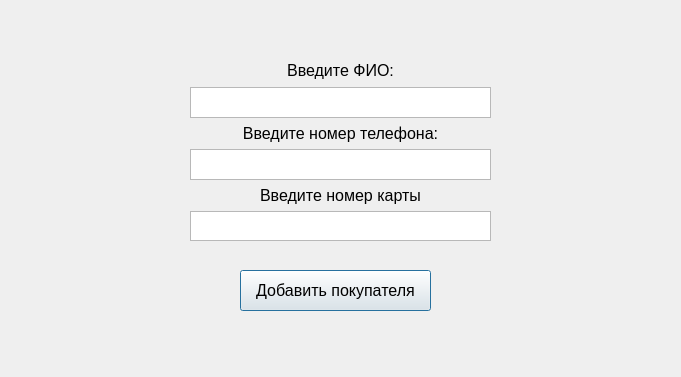
<?xml version="1.0" encoding="UTF-8"?>
<ui version="4.0">
 <class>newClient</class>
 <widget class="QDialog" name="newClient">
  <property name="geometry">
   <rect>
    <x>0</x>
    <y>0</y>
    <width>681</width>
    <height>377</height>
   </rect>
  </property>
  <property name="windowTitle">
   <string>Dialog</string>
  </property>
  <widget class="QPushButton" name="addBtn">
   <property name="geometry">
    <rect>
     <x>240</x>
     <y>270</y>
     <width>191</width>
     <height>41</height>
    </rect>
   </property>
   <property name="maximumSize">
    <size>
     <width>16777215</width>
     <height>41</height>
    </size>
   </property>
   <property name="font">
    <font>
     <pointsize>12</pointsize>
    </font>
   </property>
   <property name="text">
    <string>Добавить покупателя</string>
   </property>
  </widget>
  <widget class="QWidget" name="verticalLayoutWidget">
   <property name="geometry">
    <rect>
     <x>190</x>
     <y>60</y>
     <width>301</width>
     <height>181</height>
    </rect>
   </property>
   <property name="maximumSize">
    <size>
     <width>16777215</width>
     <height>181</height>
    </size>
   </property>
   <layout class="QVBoxLayout" name="verticalLayout">
    <item>
     <widget class="QLabel" name="label">
      <property name="font">
       <font>
        <pointsize>12</pointsize>
       </font>
      </property>
      <property name="text">
       <string>Введите ФИО:</string>
      </property>
      <property name="alignment">
       <set>Qt::AlignCenter</set>
      </property>
     </widget>
    </item>
    <item>
     <widget class="QTextBrowser" name="nameL">
      <property name="maximumSize">
       <size>
        <width>16777215</width>
        <height>31</height>
       </size>
      </property>
      <property name="font">
       <font>
        <pointsize>10</pointsize>
       </font>
      </property>
      <property name="verticalScrollBarPolicy">
       <enum>Qt::ScrollBarAlwaysOff</enum>
      </property>
      <property name="readOnly">
       <bool>false</bool>
      </property>
     </widget>
    </item>
    <item>
     <widget class="QLabel" name="label_5">
      <property name="maximumSize">
       <size>
        <width>16777215</width>
        <height>19</height>
       </size>
      </property>
      <property name="font">
       <font>
        <pointsize>12</pointsize>
       </font>
      </property>
      <property name="text">
       <string>Введите номер телефона:</string>
      </property>
      <property name="alignment">
       <set>Qt::AlignCenter</set>
      </property>
     </widget>
    </item>
    <item>
     <widget class="QTextBrowser" name="phoneL">
      <property name="maximumSize">
       <size>
        <width>16777215</width>
        <height>31</height>
       </size>
      </property>
      <property name="font">
       <font>
        <pointsize>9</pointsize>
       </font>
      </property>
      <property name="verticalScrollBarPolicy">
       <enum>Qt::ScrollBarAlwaysOff</enum>
      </property>
      <property name="readOnly">
       <bool>false</bool>
      </property>
     </widget>
    </item>
    <item>
     <widget class="QLabel" name="label_6">
      <property name="maximumSize">
       <size>
        <width>16777215</width>
        <height>19</height>
       </size>
      </property>
      <property name="font">
       <font>
        <pointsize>12</pointsize>
       </font>
      </property>
      <property name="text">
       <string>Введите номер карты</string>
      </property>
      <property name="alignment">
       <set>Qt::AlignCenter</set>
      </property>
     </widget>
    </item>
    <item>
     <widget class="QTextBrowser" name="cardL">
      <property name="maximumSize">
       <size>
        <width>16777215</width>
        <height>30</height>
       </size>
      </property>
      <property name="font">
       <font>
        <pointsize>10</pointsize>
       </font>
      </property>
      <property name="verticalScrollBarPolicy">
       <enum>Qt::ScrollBarAlwaysOff</enum>
      </property>
      <property name="readOnly">
       <bool>false</bool>
      </property>
     </widget>
    </item>
   </layout>
  </widget>
 </widget>
 <resources/>
 <connections/>
</ui>
